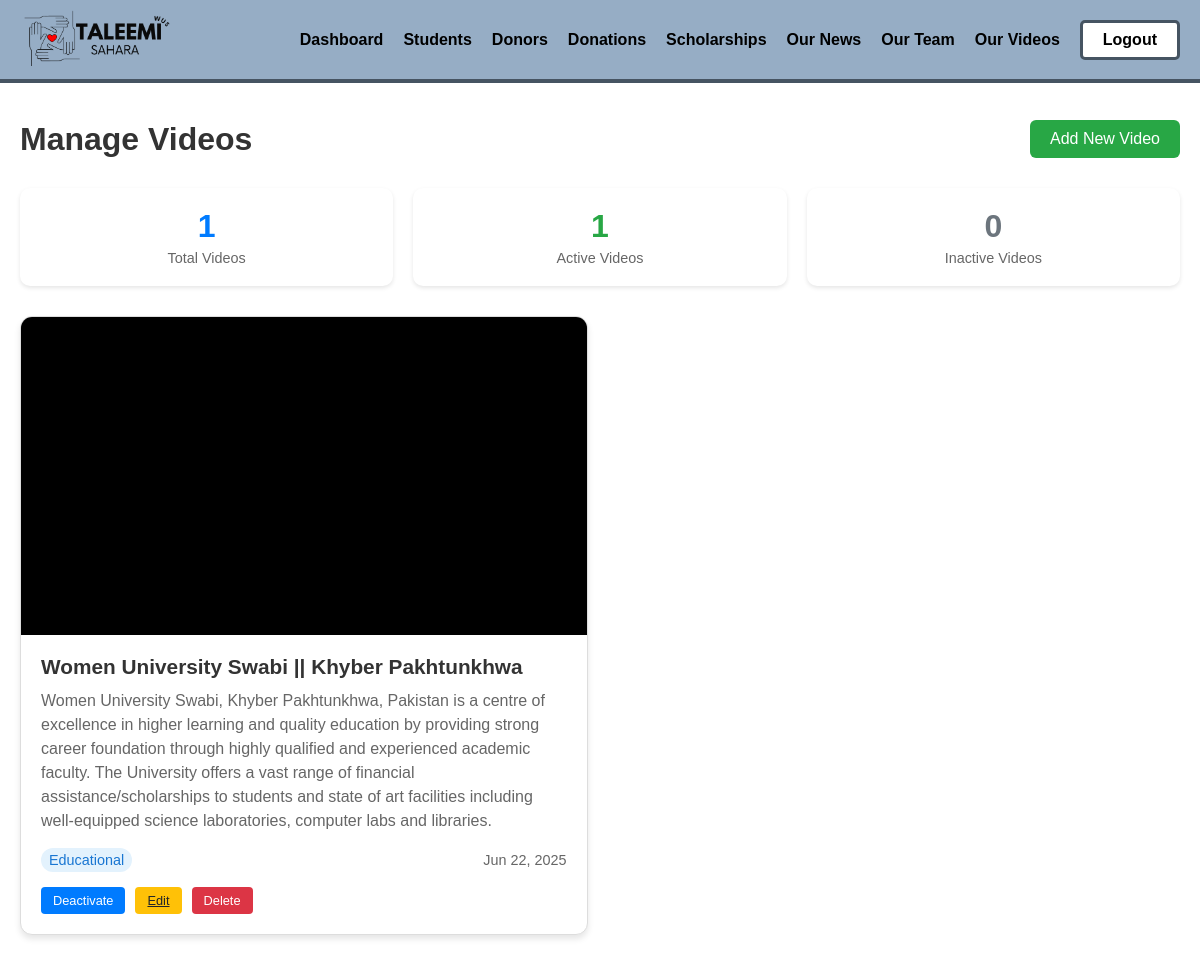
Screenshot of /admin/manage_videos.php (signed in) with the database file from the repository.
### tables this page shows
CREATE TABLE `videos` (
  `id` int(11) NOT NULL,
  `title` varchar(255) NOT NULL,
  `description` text DEFAULT NULL,
  `video_url` varchar(500) NOT NULL,
  `embed_url` varchar(500) NOT NULL,
  `category` varchar(100) DEFAULT NULL,
  `status` enum('active','inactive') DEFAULT 'active',
  `created_at` timestamp NOT NULL DEFAULT current_timestamp(),
  `updated_at` timestamp NOT NULL DEFAULT current_timestamp() ON UPDATE current_timestamp()
);

### admin/manage_videos.php (the view, shortened to what this page needs)
<?php
require_once '../config/database.php';
$sql = "SELECT * FROM videos ORDER BY created_at DESC";
try {
    $result = $conn->query($sql);
    $videos = $result->fetch_all(MYSQLI_ASSOC);
} catch (Exception $e) {
    $videos = [];
    $error_message = $e->getMessage();
}
?>
<!DOCTYPE html>
<html lang="en">
<head>
    <link rel="stylesheet" href="../css/font.css">
    <link rel="stylesheet" href="../css/general.css">
</head>
<body>
    <?php include '../components/admin-navbar.php'; ?>
    <div class="main">
        <div class="page-header">
            <h1>Manage Videos</h1>
            <a href="add_video.php" class="add-video-btn">Add New Video</a>
        </div>
        <?php if (empty($videos)): ?>
            <div class="no-videos">
                <h2>No Videos Yet</h2>
                <p>You haven't added any videos yet. Start by adding your first video!</p>
                <a href="add_video.php" class="add-video-btn">Add First Video</a>
            </div>
        <?php else: ?>
            <div class="stats-section">
                <?php
                $total_videos = count($videos);
                $active_videos = 0;
                $inactive_videos = 0;
                foreach ($videos as $video) {
                    if ($video['status'] === 'active') {
                        $active_videos++;
                    } else {
                        $inactive_videos++;
                    }
                }
                ?>
                <div class="stat-card stat-total">
                    <div class="stat-number"><?php echo $total_videos; ?></div>
                    <div class="stat-label">Total Videos</div>
                </div>
                <div class="stat-card stat-active">
                    <div class="stat-number"><?php echo $active_videos; ?></div>
                    <div class="stat-label">Active Videos</div>
                </div>
                <div class="stat-card stat-inactive">
                    <div class="stat-number"><?php echo $inactive_videos; ?></div>
                    <div class="stat-label">Inactive Videos</div>
                </div>
            </div>
            <div class="videos-grid">
                <?php foreach ($videos as $video): ?>
                    <div class="video-card">
                        <div class="video-embed">
                            <iframe src="<?php echo htmlspecialchars($video['embed_url']); ?>"
                                frameborder="0"
                                allowfullscreen>
                            </iframe>
                        </div>
                        <div class="video-info">
                            <h3 class="video-title"><?php echo htmlspecialchars($video['title']); ?></h3>
                            <?php if (!empty($video['description'])): ?>
                                <p class="video-description"><?php echo htmlspecialchars($video['description']); ?></p>
                            <?php endif; ?>
                            <div class="video-meta">
                                <?php if (!empty($video['category'])): ?>
                                    <span class="video-category"><?php echo ucfirst(htmlspecialchars($video['category'])); ?></span>
                                <?php endif; ?>
                                <span class="video-date"><?php echo date('M j, Y', strtotime($video['created_at'])); ?></span>
                            </div>
                            <div class="video-actions">
                                <form method="POST" style="display: inline;">
                                    <button type="submit" class="action-btn status-btn <?php echo $video['status'] === 'inactive' ? 'inactive' : ''; ?>">
                                        <?php echo $video['status'] === 'active' ? 'Deactivate' : 'Activate'; ?>
                                    </button>
                                </form>
                                <a href="edit_video.php?id=<?php echo $video['id']; ?>" class="action-btn edit-btn">
                                    Edit
                                </a>
                                <form method="POST" style="display: inline;" onsubmit="return confirm('Are you sure you want to delete this video?');">
                                    <button type="submit" class="action-btn delete-btn">Delete</button>
                                </form>
                            </div>
                        </div>
                    </div>
                <?php endforeach; ?>
            </div>
        <?php endif; ?>
    </div>
</body>
</html>

### admin/manage_videos.php (style rules this page uses)
body { font-family: 'Raleway', sans-serif; display: flex; flex-direction: column; gap: 100px; width: 100vw; }
.main { margin: 0px auto; max-width: 1400px; width: 100%; padding: 20px; margin-top: 100px; }
.page-header { display: flex; justify-content: space-between; align-items: center; margin-bottom: 30px; }
.page-header h1 { color: #333; margin: 0; }
.add-video-btn { background: #28a745; color: white; padding: 10px 20px; border: none; border-radius: 6px; text-decoration: none; font-weight: 500; transition: background-color 0.3s; }
.videos-grid { display: grid; grid-template-columns: repeat(auto-fill, minmax(400px, 1fr)); gap: 25px; }
.video-card { background: white; border: 1px solid #ddd; border-radius: 12px; overflow: hidden; box-shadow: 0 4px 6px rgba(0, 0, 0, 0.1); transition: transform 0.2s ease, box-shadow 0.2s ease; }
.video-embed { position: relative; width: 100%; height: 0; padding-bottom: 56.25%; background: #000; }
.video-embed iframe { position: absolute; top: 0; left: 0; width: 100%; height: 100%; }
.video-info { padding: 20px; }
.video-title { font-size: 1.3em; color: #333; margin: 0 0 10px 0; font-weight: 600; }
.video-description { color: #666; margin-bottom: 15px; line-height: 1.5; }
.video-meta { display: flex; justify-content: space-between; align-items: center; margin-bottom: 15px; font-size: 0.9em; }
.video-category { background: #e3f2fd; color: #1976d2; padding: 4px 8px; border-radius: 12px; font-weight: 500; }
.video-date { color: #666; }
.video-actions { display: flex; gap: 10px; flex-wrap: wrap; }
.action-btn { padding: 6px 12px; border: none; border-radius: 4px; cursor: pointer; font-size: 0.8em; font-weight: 500; transition: all 0.3s ease; }
.status-btn { background: #007bff; color: white; }
.delete-btn { background: #dc3545; color: white; }
.edit-btn { background: #ffc107; color: #212529; }
.stats-section { display: grid; grid-template-columns: repeat(auto-fit, minmax(200px, 1fr)); gap: 20px; margin-bottom: 30px; }
.stat-card { background: white; padding: 20px; border-radius: 10px; text-align: center; box-shadow: 0 2px 4px rgba(0, 0, 0, 0.1); }
.stat-number { font-size: 2em; font-weight: bold; margin-bottom: 5px; }
.stat-label { color: #666; font-size: 0.9em; }
.stat-total .stat-number { color: #007bff; }
.stat-active .stat-number { color: #28a745; }
.stat-inactive .stat-number { color: #6c757d; }

### components/admin-navbar.php (style rules this page uses)
* { box-sizing: border-box; padding: 0; margin: 0; font-family: "Raleway", sans-serif; }

### rows the page displays
videos: title "Women University Swabi || Khyber Pakhtunkhwa", description "Women University Swabi, Khyber Pakhtunkhwa, Pakistan is a centre of excellence in higher learning and quality education by providing strong career foundation through highly qualified and experienced academic faculty. The University offers a vast range of financial assistance/scholarships to students and state of art facilities including well-equipped science laboratories, computer labs and libraries.", category "Educational", created_at "Jun 22, 2025", status "Deactivate"

### other values shown
$total_videos "1"
$active_videos "1"
$inactive_videos "0"
